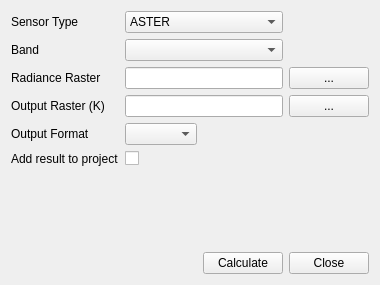
     <widget class="QWidget" name="tab_4">
      <attribute name="icon">
       <iconset>
        <normaloff>:/plugins/LandSurfaceTemperature/icons/bt.png</normaloff>:/plugins/LandSurfaceTemperature/icons/bt.png</iconset>
      </attribute>
      <attribute name="title">
       <string>Brightness Temperature</string>
      </attribute>
      <layout class="QGridLayout" name="gridLayout_5">
       <item row="9" column="0" colspan="4">
        <spacer name="horizontalSpacer_15">
         <property name="orientation">
          <enum>Qt::Horizontal</enum>
         </property>
         <property name="sizeHint" stdset="0">
          <size>
           <width>40</width>
           <height>20</height>
          </size>
         </property>
        </spacer>
       </item>
       <item row="1" column="1" colspan="2">
        <widget class="QComboBox" name="btBandNo"/>
       </item>
       <item row="0" column="0">
        <widget class="QLabel" name="bt_lblSensorType_2">
         <property name="text">
          <string>Sensor Type</string>
         </property>
        </widget>
       </item>
       <item row="4" column="3">
        <widget class="QPushButton" name="btOutRasterBrw">
         <property name="text">
          <string>...</string>
         </property>
        </widget>
       </item>
       <item row="1" column="0">
        <widget class="QLabel" name="label_6">
         <property name="text">
          <string>Band</string>
         </property>
        </widget>
       </item>
       <item row="2" column="1" colspan="2">
        <widget class="QLineEdit" name="btRadianceRaster"/>
       </item>
       <item row="6" column="1">
        <widget class="QCheckBox" name="btAddToProject">
         <property name="text">
          <string/>
         </property>
        </widget>
       </item>
       <item row="2" column="3">
        <widget class="QPushButton" name="btRadRasterBrw">
         <property name="text">
          <string>...</string>
         </property>
        </widget>
       </item>
       <item row="8" column="0" colspan="4">
        <spacer name="horizontalSpacer_24">
         <property name="orientation">
          <enum>Qt::Horizontal</enum>
         </property>
         <property name="sizeHint" stdset="0">
          <size>
           <width>40</width>
           <height>20</height>
          </size>
         </property>
        </spacer>
       </item>
       <item row="0" column="1" colspan="2">
        <widget class="QComboBox" name="btSensorType">
         <item>
          <property name="text">
           <string>ASTER</string>
          </property>
         </item>
         <item>
          <property name="text">
           <string>Landsat TM</string>
          </property>
         </item>
         <item>
          <property name="text">
           <string>Landsat ETM+</string>
          </property>
         </item>
         <item>
          <property name="text">
           <string>Landsat TIRS</string>
          </property>
         </item>
        </widget>
       </item>
       <item row="6" column="0">
        <widget class="QLabel" name="label_7">
         <property name="text">
          <string>Add result to project</string>
         </property>
        </widget>
       </item>
       <item row="12" column="3">
        <widget class="QPushButton" name="bt_btnClose">
         <property name="text">
          <string>Close</string>
         </property>
        </widget>
       </item>
       <item row="4" column="1" colspan="2">
        <widget class="QLineEdit" name="btOutputRaster"/>
       </item>
       <item row="10" column="0" colspan="4">
        <spacer name="horizontalSpacer_14">
         <property name="orientation">
          <enum>Qt::Horizontal</enum>
         </property>
         <property name="sizeHint" stdset="0">
          <size>
           <width>40</width>
           <height>20</height>
          </size>
         </property>
        </spacer>
       </item>
       <item row="4" column="0">
        <widget class="QLabel" name="bt_lblOutputRaster_2">
         <property name="text">
          <string>Output Raster (K)</string>
         </property>
        </widget>
       </item>
       <item row="7" column="0" colspan="4">
        <spacer name="horizontalSpacer_5">
         <property name="orientation">
          <enum>Qt::Horizontal</enum>
         </property>
         <property name="sizeHint" stdset="0">
          <size>
           <width>40</width>
           <height>20</height>
          </size>
         </property>
        </spacer>
       </item>
       <item row="2" column="0">
        <widget class="QLabel" name="bt_lblRadRaster_2">
         <property name="text">
          <string>Radiance Raster</string>
         </property>
        </widget>
       </item>
       <item row="12" column="2">
        <widget class="QPushButton" name="btCalculate">
         <property name="text">
          <string>Calculate</string>
         </property>
        </widget>
       </item>
       <item row="5" column="1">
        <widget class="QComboBox" name="btFormat"/>
       </item>
       <item row="5" column="0">
        <widget class="QLabel" name="label_43">
         <property name="text">
          <string>Output Format</string>
         </property>
        </widget>
       </item>
      </layout>
     </widget>
